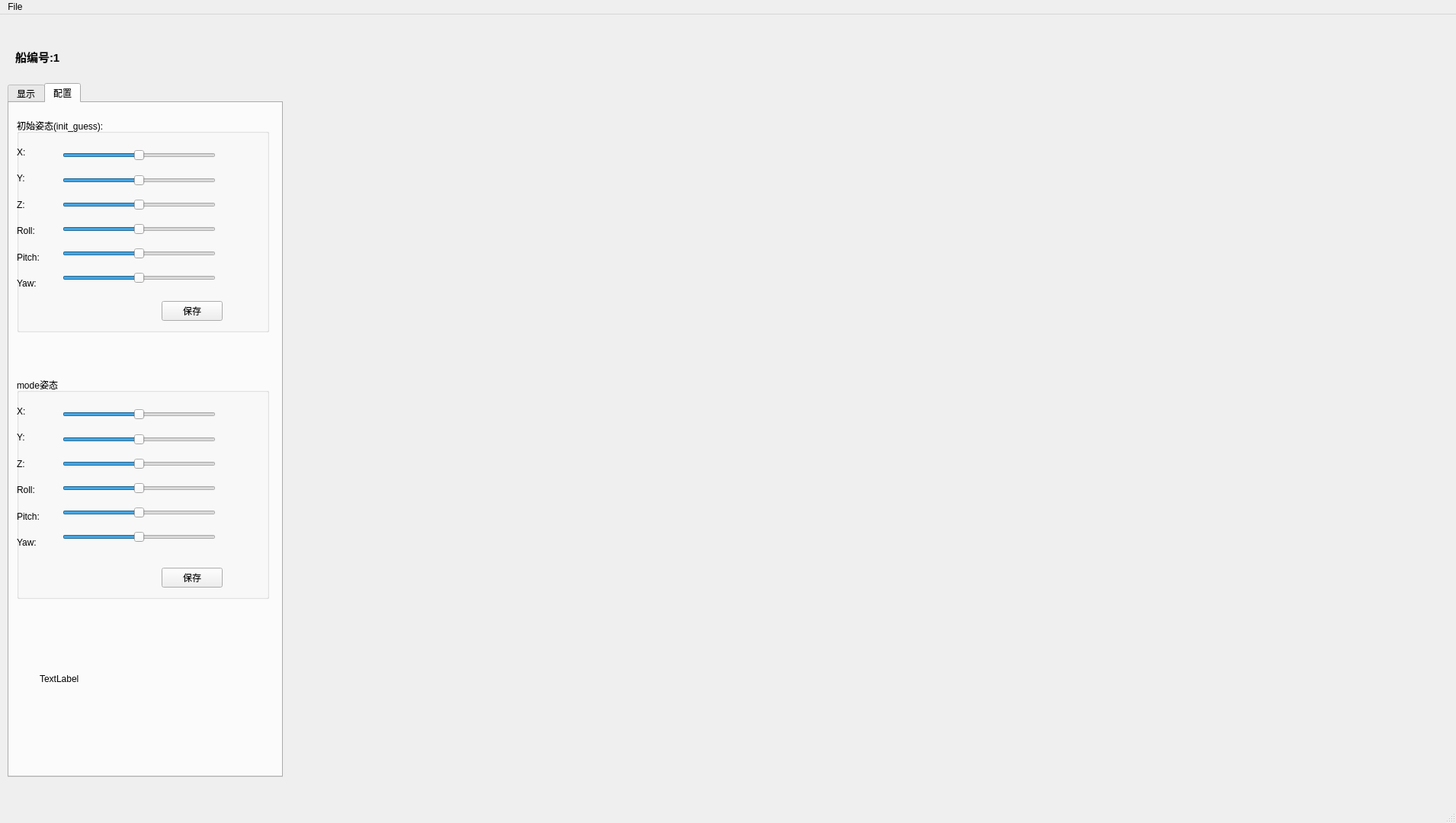
<?xml version="1.0" encoding="UTF-8"?>
<ui version="4.0">
 <class>MainWindow</class>
 <widget class="QMainWindow" name="MainWindow">
  <property name="geometry">
   <rect>
    <x>0</x>
    <y>0</y>
    <width>1910</width>
    <height>1080</height>
   </rect>
  </property>
  <property name="minimumSize">
   <size>
    <width>700</width>
    <height>450</height>
   </size>
  </property>
  <property name="windowTitle">
   <string>MainWindow</string>
  </property>
  <widget class="QWidget" name="centralwidget">
   <widget class="QLabel" name="result_label">
    <property name="geometry">
     <rect>
      <x>40</x>
      <y>1030</y>
      <width>691</width>
      <height>51</height>
     </rect>
    </property>
    <property name="minimumSize">
     <size>
      <width>30</width>
      <height>50</height>
     </size>
    </property>
    <property name="font">
     <font>
      <pointsize>18</pointsize>
     </font>
    </property>
    <property name="text">
     <string/>
    </property>
   </widget>
   <widget class="MyViz" name="rviz_widget" native="true">
    <property name="geometry">
     <rect>
      <x>370</x>
      <y>20</y>
      <width>1501</width>
      <height>991</height>
     </rect>
    </property>
   </widget>
   <widget class="QLabel" name="shipNumlabel">
    <property name="geometry">
     <rect>
      <x>20</x>
      <y>40</y>
      <width>61</width>
      <height>31</height>
     </rect>
    </property>
    <property name="text">
     <string>&lt;html&gt;&lt;head/&gt;&lt;body&gt;&lt;p&gt;&lt;span style=&quot; font-size:11pt; font-weight:600;&quot;&gt;船编号:1&lt;/span&gt;&lt;/p&gt;&lt;/body&gt;&lt;/html&gt;</string>
    </property>
   </widget>
   <widget class="QTabWidget" name="tabWidget">
    <property name="geometry">
     <rect>
      <x>10</x>
      <y>90</y>
      <width>361</width>
      <height>911</height>
     </rect>
    </property>
    <property name="whatsThis">
     <string>&lt;html&gt;&lt;head/&gt;&lt;body&gt;&lt;p&gt;显示&lt;/p&gt;&lt;/body&gt;&lt;/html&gt;</string>
    </property>
    <property name="currentIndex">
     <number>1</number>
    </property>
    <widget class="QWidget" name="tab1">
     <attribute name="title">
      <string>显示</string>
     </attribute>
     <widget class="QGroupBox" name="groupBoxzhitai">
      <property name="geometry">
       <rect>
        <x>10</x>
        <y>120</y>
        <width>301</width>
        <height>221</height>
       </rect>
      </property>
      <property name="title">
       <string>姿态</string>
      </property>
      <widget class="QLabel" name="label">
       <property name="geometry">
        <rect>
         <x>40</x>
         <y>50</y>
         <width>54</width>
         <height>18</height>
        </rect>
       </property>
       <property name="text">
        <string>Roll:</string>
       </property>
      </widget>
      <widget class="QLabel" name="label_2">
       <property name="geometry">
        <rect>
         <x>40</x>
         <y>100</y>
         <width>54</width>
         <height>18</height>
        </rect>
       </property>
       <property name="text">
        <string>Pitch:</string>
       </property>
      </widget>
      <widget class="QLabel" name="label_3">
       <property name="geometry">
        <rect>
         <x>40</x>
         <y>150</y>
         <width>54</width>
         <height>18</height>
        </rect>
       </property>
       <property name="text">
        <string>Yaw:</string>
       </property>
      </widget>
      <widget class="QWidget" name="layoutWidget">
       <property name="geometry">
        <rect>
         <x>200</x>
         <y>50</y>
         <width>51</width>
         <height>121</height>
        </rect>
       </property>
       <layout class="QVBoxLayout" name="verticalLayout_7">
        <item>
         <widget class="QLabel" name="rollLabel">
          <property name="text">
           <string/>
          </property>
         </widget>
        </item>
        <item>
         <widget class="QLabel" name="pitchLabel">
          <property name="text">
           <string/>
          </property>
         </widget>
        </item>
        <item>
         <widget class="QLabel" name="yawLabel">
          <property name="text">
           <string/>
          </property>
         </widget>
        </item>
       </layout>
      </widget>
     </widget>
     <widget class="QGroupBox" name="groupBoxpingyi">
      <property name="geometry">
       <rect>
        <x>20</x>
        <y>380</y>
        <width>281</width>
        <height>241</height>
       </rect>
      </property>
      <property name="title">
       <string>平移</string>
      </property>
      <widget class="QLabel" name="label_4">
       <property name="geometry">
        <rect>
         <x>30</x>
         <y>60</y>
         <width>54</width>
         <height>18</height>
        </rect>
       </property>
       <property name="text">
        <string>X:</string>
       </property>
      </widget>
      <widget class="QLabel" name="label_5">
       <property name="geometry">
        <rect>
         <x>30</x>
         <y>120</y>
         <width>54</width>
         <height>18</height>
        </rect>
       </property>
       <property name="text">
        <string>Y:</string>
       </property>
      </widget>
      <widget class="QLabel" name="label_6">
       <property name="geometry">
        <rect>
         <x>30</x>
         <y>180</y>
         <width>54</width>
         <height>18</height>
        </rect>
       </property>
       <property name="text">
        <string>Z:</string>
       </property>
      </widget>
      <widget class="QLabel" name="xlabel">
       <property name="geometry">
        <rect>
         <x>170</x>
         <y>60</y>
         <width>54</width>
         <height>18</height>
        </rect>
       </property>
       <property name="text">
        <string/>
       </property>
      </widget>
      <widget class="QLabel" name="ylabel">
       <property name="geometry">
        <rect>
         <x>170</x>
         <y>120</y>
         <width>54</width>
         <height>18</height>
        </rect>
       </property>
       <property name="text">
        <string/>
       </property>
      </widget>
      <widget class="QLabel" name="zlabel">
       <property name="geometry">
        <rect>
         <x>170</x>
         <y>180</y>
         <width>54</width>
         <height>18</height>
        </rect>
       </property>
       <property name="text">
        <string/>
       </property>
      </widget>
     </widget>
     <widget class="QPushButton" name="pushButton">
      <property name="geometry">
       <rect>
        <x>210</x>
        <y>730</y>
        <width>80</width>
        <height>26</height>
       </rect>
      </property>
      <property name="text">
       <string>确认连接</string>
      </property>
     </widget>
     <widget class="QLabel" name="label_19">
      <property name="geometry">
       <rect>
        <x>30</x>
        <y>60</y>
        <width>67</width>
        <height>17</height>
       </rect>
      </property>
      <property name="text">
       <string>识别结果:</string>
      </property>
     </widget>
     <widget class="QLabel" name="result_label_2">
      <property name="geometry">
       <rect>
        <x>140</x>
        <y>60</y>
        <width>67</width>
        <height>17</height>
       </rect>
      </property>
      <property name="text">
       <string/>
      </property>
     </widget>
    </widget>
    <widget class="QWidget" name="widget">
     <attribute name="title">
      <string>配置</string>
     </attribute>
     <widget class="QGroupBox" name="groupBoxUP">
      <property name="geometry">
       <rect>
        <x>10</x>
        <y>20</y>
        <width>331</width>
        <height>281</height>
       </rect>
      </property>
      <property name="title">
       <string>初始姿态(init_guess):</string>
      </property>
      <widget class="QPushButton" name="initSaveBtn">
       <property name="geometry">
        <rect>
         <x>190</x>
         <y>240</y>
         <width>80</width>
         <height>26</height>
        </rect>
       </property>
       <property name="text">
        <string>保存</string>
       </property>
      </widget>
      <widget class="QWidget" name="layoutWidget">
       <property name="geometry">
        <rect>
         <x>60</x>
         <y>30</y>
         <width>201</width>
         <height>201</height>
        </rect>
       </property>
       <layout class="QVBoxLayout" name="verticalLayout">
        <item>
         <widget class="MyCustomSlider" name="initXSlider">
          <property name="minimumSize">
           <size>
            <width>160</width>
            <height>16</height>
           </size>
          </property>
          <property name="minimum">
           <number>-10</number>
          </property>
          <property name="maximum">
           <number>10</number>
          </property>
          <property name="orientation">
           <enum>Qt::Horizontal</enum>
          </property>
         </widget>
        </item>
        <item>
         <widget class="QSlider" name="initYSlider">
          <property name="minimum">
           <number>-10</number>
          </property>
          <property name="maximum">
           <number>10</number>
          </property>
          <property name="orientation">
           <enum>Qt::Horizontal</enum>
          </property>
         </widget>
        </item>
        <item>
         <widget class="QSlider" name="initZSlider">
          <property name="minimum">
           <number>-10</number>
          </property>
          <property name="maximum">
           <number>10</number>
          </property>
          <property name="orientation">
           <enum>Qt::Horizontal</enum>
          </property>
         </widget>
        </item>
        <item>
         <widget class="QSlider" name="initrollSlider">
          <property name="minimum">
           <number>-180</number>
          </property>
          <property name="maximum">
           <number>180</number>
          </property>
          <property name="orientation">
           <enum>Qt::Horizontal</enum>
          </property>
         </widget>
        </item>
        <item>
         <widget class="QSlider" name="initPitchSlider">
          <property name="minimum">
           <number>-180</number>
          </property>
          <property name="maximum">
           <number>180</number>
          </property>
          <property name="orientation">
           <enum>Qt::Horizontal</enum>
          </property>
         </widget>
        </item>
        <item>
         <widget class="QSlider" name="initYawSlider">
          <property name="minimum">
           <number>-180</number>
          </property>
          <property name="maximum">
           <number>180</number>
          </property>
          <property name="orientation">
           <enum>Qt::Horizontal</enum>
          </property>
         </widget>
        </item>
       </layout>
      </widget>
      <widget class="QWidget" name="layoutWidget">
       <property name="geometry">
        <rect>
         <x>0</x>
         <y>30</y>
         <width>56</width>
         <height>201</height>
        </rect>
       </property>
       <layout class="QVBoxLayout" name="verticalLayout_2">
        <item>
         <widget class="QLabel" name="label_7">
          <property name="text">
           <string>X:</string>
          </property>
         </widget>
        </item>
        <item>
         <widget class="QLabel" name="label_8">
          <property name="text">
           <string>Y:</string>
          </property>
         </widget>
        </item>
        <item>
         <widget class="QLabel" name="label_9">
          <property name="text">
           <string>Z:</string>
          </property>
         </widget>
        </item>
        <item>
         <widget class="QLabel" name="label_10">
          <property name="text">
           <string>Roll:</string>
          </property>
         </widget>
        </item>
        <item>
         <widget class="QLabel" name="label_11">
          <property name="text">
           <string>Pitch:</string>
          </property>
         </widget>
        </item>
        <item>
         <widget class="QLabel" name="label_12">
          <property name="text">
           <string>Yaw:</string>
          </property>
         </widget>
        </item>
       </layout>
      </widget>
      <widget class="QWidget" name="layoutWidget">
       <property name="geometry">
        <rect>
         <x>260</x>
         <y>30</y>
         <width>31</width>
         <height>201</height>
        </rect>
       </property>
       <layout class="QVBoxLayout" name="verticalLayout_5">
        <item>
         <widget class="QLabel" name="ixlabel">
          <property name="text">
           <string/>
          </property>
         </widget>
        </item>
        <item>
         <widget class="QLabel" name="iylabel">
          <property name="text">
           <string/>
          </property>
         </widget>
        </item>
        <item>
         <widget class="QLabel" name="izlabel">
          <property name="text">
           <string/>
          </property>
         </widget>
        </item>
        <item>
         <widget class="QLabel" name="iRlabel">
          <property name="text">
           <string/>
          </property>
         </widget>
        </item>
        <item>
         <widget class="QLabel" name="iplabel">
          <property name="text">
           <string/>
          </property>
         </widget>
        </item>
        <item>
         <widget class="QLabel" name="iYawlabel">
          <property name="text">
           <string/>
          </property>
         </widget>
        </item>
       </layout>
      </widget>
     </widget>
     <widget class="QGroupBox" name="groupBoxdown">
      <property name="geometry">
       <rect>
        <x>10</x>
        <y>360</y>
        <width>331</width>
        <height>291</height>
       </rect>
      </property>
      <property name="title">
       <string>mode姿态</string>
      </property>
      <widget class="QWidget" name="layoutWidget">
       <property name="geometry">
        <rect>
         <x>60</x>
         <y>30</y>
         <width>201</width>
         <height>201</height>
        </rect>
       </property>
       <layout class="QVBoxLayout" name="verticalLayout_3">
        <item>
         <widget class="QSlider" name="modeXSlider">
          <property name="minimumSize">
           <size>
            <width>160</width>
            <height>16</height>
           </size>
          </property>
          <property name="minimum">
           <number>-10</number>
          </property>
          <property name="maximum">
           <number>10</number>
          </property>
          <property name="orientation">
           <enum>Qt::Horizontal</enum>
          </property>
         </widget>
        </item>
        <item>
         <widget class="QSlider" name="modeYSlider">
          <property name="minimum">
           <number>-10</number>
          </property>
          <property name="maximum">
           <number>10</number>
          </property>
          <property name="orientation">
           <enum>Qt::Horizontal</enum>
          </property>
         </widget>
        </item>
        <item>
         <widget class="QSlider" name="modeZSlider">
          <property name="minimum">
           <number>-10</number>
          </property>
          <property name="maximum">
           <number>10</number>
          </property>
          <property name="orientation">
           <enum>Qt::Horizontal</enum>
          </property>
         </widget>
        </item>
        <item>
         <widget class="QSlider" name="moderollSlider">
          <property name="minimum">
           <number>-180</number>
          </property>
          <property name="maximum">
           <number>180</number>
          </property>
          <property name="orientation">
           <enum>Qt::Horizontal</enum>
          </property>
         </widget>
        </item>
        <item>
         <widget class="QSlider" name="modePitchSlider">
          <property name="minimum">
           <number>-180</number>
          </property>
          <property name="maximum">
           <number>180</number>
          </property>
          <property name="orientation">
           <enum>Qt::Horizontal</enum>
          </property>
         </widget>
        </item>
        <item>
         <widget class="QSlider" name="modeYawSlider">
          <property name="minimum">
           <number>-180</number>
          </property>
          <property name="maximum">
           <number>180</number>
          </property>
          <property name="orientation">
           <enum>Qt::Horizontal</enum>
          </property>
         </widget>
        </item>
       </layout>
      </widget>
      <widget class="QWidget" name="layoutWidget_2">
       <property name="geometry">
        <rect>
         <x>0</x>
         <y>30</y>
         <width>56</width>
         <height>201</height>
        </rect>
       </property>
       <layout class="QVBoxLayout" name="verticalLayout_4">
        <item>
         <widget class="QLabel" name="label_13">
          <property name="text">
           <string>X:</string>
          </property>
         </widget>
        </item>
        <item>
         <widget class="QLabel" name="label_14">
          <property name="text">
           <string>Y:</string>
          </property>
         </widget>
        </item>
        <item>
         <widget class="QLabel" name="label_15">
          <property name="text">
           <string>Z:</string>
          </property>
         </widget>
        </item>
        <item>
         <widget class="QLabel" name="label_16">
          <property name="text">
           <string>Roll:</string>
          </property>
         </widget>
        </item>
        <item>
         <widget class="QLabel" name="label_17">
          <property name="text">
           <string>Pitch:</string>
          </property>
         </widget>
        </item>
        <item>
         <widget class="QLabel" name="label_18">
          <property name="text">
           <string>Yaw:</string>
          </property>
         </widget>
        </item>
       </layout>
      </widget>
      <widget class="QPushButton" name="modeSaveBtn">
       <property name="geometry">
        <rect>
         <x>190</x>
         <y>250</y>
         <width>80</width>
         <height>26</height>
        </rect>
       </property>
       <property name="text">
        <string>保存</string>
       </property>
      </widget>
      <widget class="QWidget" name="layoutWidget_3">
       <property name="geometry">
        <rect>
         <x>260</x>
         <y>30</y>
         <width>31</width>
         <height>201</height>
        </rect>
       </property>
       <layout class="QVBoxLayout" name="verticalLayout_6">
        <item>
         <widget class="QLabel" name="mxlabel">
          <property name="text">
           <string/>
          </property>
         </widget>
        </item>
        <item>
         <widget class="QLabel" name="mylabel">
          <property name="text">
           <string/>
          </property>
         </widget>
        </item>
        <item>
         <widget class="QLabel" name="mzlabel">
          <property name="text">
           <string/>
          </property>
         </widget>
        </item>
        <item>
         <widget class="QLabel" name="mRlabel">
          <property name="text">
           <string/>
          </property>
         </widget>
        </item>
        <item>
         <widget class="QLabel" name="mplabel">
          <property name="text">
           <string/>
          </property>
         </widget>
        </item>
        <item>
         <widget class="QLabel" name="mYawlabel">
          <property name="text">
           <string/>
          </property>
         </widget>
        </item>
       </layout>
      </widget>
     </widget>
     <widget class="LabelPress" name="label_20">
      <property name="geometry">
       <rect>
        <x>40</x>
        <y>690</y>
        <width>181</width>
        <height>131</height>
       </rect>
      </property>
      <property name="text">
       <string>TextLabel</string>
      </property>
     </widget>
    </widget>
   </widget>
  </widget>
  <widget class="QMenuBar" name="menubar">
   <property name="geometry">
    <rect>
     <x>0</x>
     <y>0</y>
     <width>1910</width>
     <height>22</height>
    </rect>
   </property>
   <widget class="QMenu" name="menuFile">
    <property name="title">
     <string>File</string>
    </property>
    <addaction name="separator"/>
    <addaction name="separator"/>
    <addaction name="separator"/>
   </widget>
   <addaction name="menuFile"/>
  </widget>
  <widget class="QStatusBar" name="statusbar"/>
 </widget>
 <customwidgets>
  <customwidget>
   <class>MyViz</class>
   <extends>QWidget</extends>
   <header location="global">qt_app/myviz.h</header>
   <container>1</container>
  </customwidget>
  <customwidget>
   <class>MyCustomSlider</class>
   <extends>QSlider</extends>
   <header location="global">mycustomslider.h</header>
  </customwidget>
  <customwidget>
   <class>LabelPress</class>
   <extends>QLabel</extends>
   <header location="global">LabelPress.h</header>
  </customwidget>
 </customwidgets>
 <resources/>
 <connections/>
</ui>
